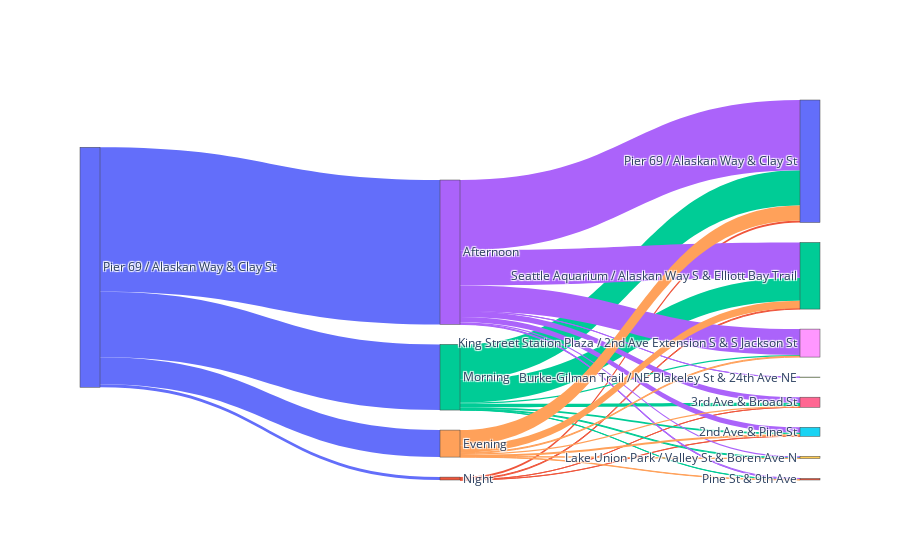

Notebook code cell kept with this figure:
### Code cell
fig = go.Figure(data)
fig.show()

### Figure 1 — Plotly figure (JSON) as saved in the notebook; plotly's stock layout.template omitted (floating-point values rounded to 4 significant figures)
{"data": [{"link": {"color": ["#636EFA", "#636EFA", "#636EFA", "#636EFA", "#EF553B", "#EF553B", "#EF553B", "#EF553B", "#EF553B", "#EF553B", "#EF553B", "#EF553B", "#00CC96", "#00CC96", "#00CC96", "#00CC96", "#00CC96", "#00CC96", "#00CC96", "#00CC96", "#AB63FA", "#AB63FA", "#AB63FA", "#AB63FA", "#AB63FA", "#AB63FA", "#AB63FA", "#AB63FA", "#FFA15A", "#FFA15A", "#FFA15A", "#FFA15A", "#FFA15A", "#FFA15A", "#FFA15A", "#FFA15A"], "source": [0, 0, 0, 0, 1, 1, 1, 1, 1, 1, 1, 1, 2, 2, 2, 2, 2, 2, 2, 2, 3, 3, 3, 3, 3, 3, 3, 3, 4, 4, 4, 4, 4, 4, 4, 4], "target": [1, 2, 3, 4, 5, 6, 7, 8, 9, 10, 11, 12, 5, 6, 7, 8, 9, 10, 11, 12, 5, 6, 7, 8, 9, 10, 11, 12, 5, 6, 7, 8, 9, 10, 11, 12], "value": [100, 2258, 4963, 929, 6, 1, 0, 0, 0, 65, 0, 28, 62, 115, 0, 40, 29, 1215, 8, 789, 181, 187, 4, 892, 44, 2411, 31, 1213, 61, 44, 0, 30, 2, 518, 13, 261]}, "node": {"color": ["#636EFA", "#EF553B", "#00CC96", "#AB63FA", "#FFA15A", "#19D3F3", "#FF6692", "#B6E880", "#FF97FF", "#FECB52", "#636EFA", "#EF553B", "#00CC96"], "label": ["Pier 69 / Alaskan Way & Clay St", "Night", "Morning", "Afternoon", "Evening", "2nd Ave & Pine St", "3rd Ave & Broad St", "Burke-Gilman Trail / NE Blakeley St & 24th Ave NE", "King Street Station Plaza / 2nd Ave Extension S & S Jackson St", "Lake Union Park / Valley St & Boren Ave N", "Pier 69 / Alaskan Way & Clay St", "Pine St & 9th Ave", "Seattle Aquarium / Alaskan Way S & Elliott Bay Trail"]}, "type": "sankey"}], "layout": {}}
